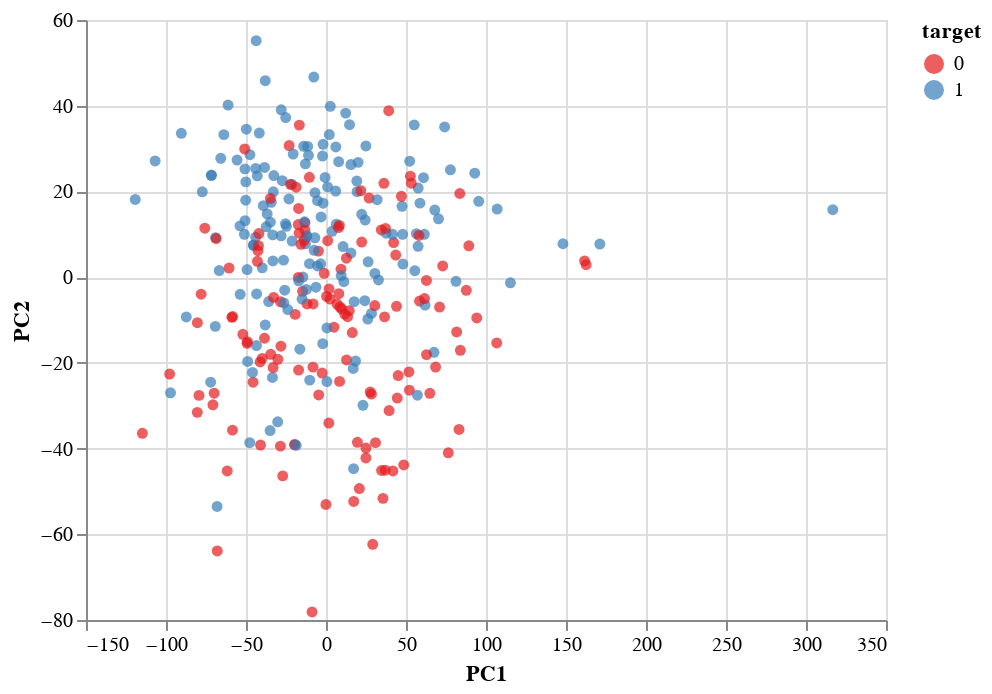

The notebook cell this image was saved under:
### Code cell
# relationships between PCs

P = pd.DataFrame(u @ np.diag(s))
P = P.rename(columns={0: "PC1", 1: "PC2", 2: "PC3", 3: "PC4", 4: "PC5", 5: "PC6", 6: "PC7",
                     7: "PC8", 8: "PC9", 9: "PC10", 10: "PC11", 11: "PC12", 12: "PC13", 13: "PC14"})
P['target'] = kaggle_df['target']

alt.Chart(P).mark_circle().encode(
    x = "PC1",
    y = "PC2",
    color = alt.Color('target:N', scale=alt.Scale(scheme='set1'))
)

### Figure 1 — Vega-Lite specification as saved in the notebook (floating-point values rounded to 4 significant figures; data arrays with more than 128 entries replaced by an {"elided": "..."} marker saying what was removed)
{"config": {"view": {"continuousWidth": 400, "continuousHeight": 300}}, "data": {"name": "data-b9267aec9de6c6022dcebc1c36e39637"}, "mark": "circle", "encoding": {"color": {"type": "nominal", "field": "target", "scale": {"scheme": "set1"}}, "x": {"type": "quantitative", "field": "PC1"}, "y": {"type": "quantitative", "field": "PC2"}}, "$schema": "https://vega.github.io/schema/vega-lite/v4.8.1.json", "datasets": {"data-b9267aec9de6c6022dcebc1c36e39637": {"elided": "303 records"}}}
